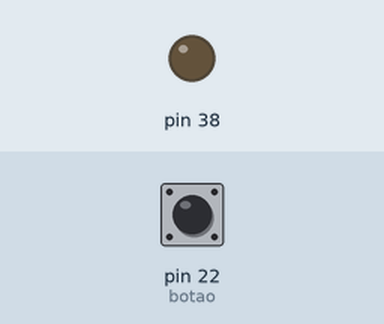
The sketch below on a simulated Arduino Mega 2560, built with avr-gcc and run on an emulated ATmega2560. On the bench: output pins drawn as LEDs (lit = HIGH). Inputs (shaded band) come from the test bench; at power-on: pin 22 (botao) LOW.

Above: at 1.2 s.
1.3 s: pin 22 (botao) pulled HIGH for 0.15 s
At 1.37 s:
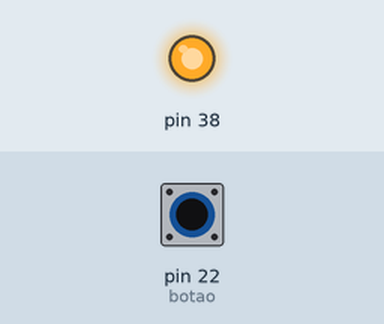
2.9 s: pin 22 (botao) pulled HIGH for 3.2 s
At 6.9 s:
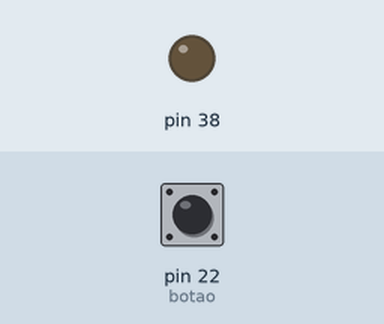
Timing chart, 0 to 8.4 s (numbered marks = the images above; inputs shaded):
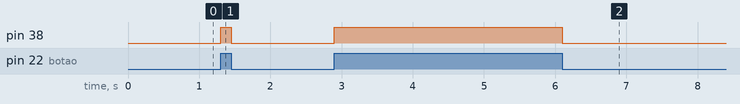

Measured:
- after the input at 1.3 s, pin 38: LOW → HIGH at once, → LOW 0.15 s later
- after the input at 2.9 s, pin 38: LOW → HIGH at once, → LOW 3.2 s later

The sketch:

Exercicio_6.ino
```cpp
// Aula de 11/09/2023
// Exercicio-1
/* Lista de atividades:

Controle de LED com Interruptor (On/Off):
Conecte um LED a um pino, por exemplo, o GPIO 13, e um interruptor a outro pino,
por exemplo, o GPIO 2.
Escreva um programa que liga o LED quando o botão for pressionado e
o desliga quando o botão for liberado.

*/

int botao = 22;

void setup(){

  pinMode(38,OUTPUT);
  pinMode(botao,INPUT);

}

void loop(){
  bool estado = digitalRead(botao);

if (estado == true){
  digitalWrite(38,HIGH);
}else{
  digitalWrite(38,LOW);
}
}
```
